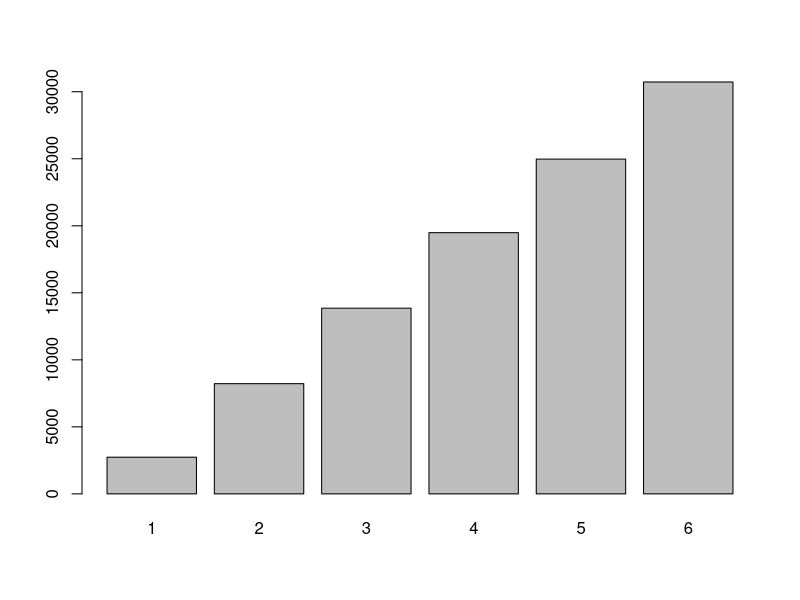
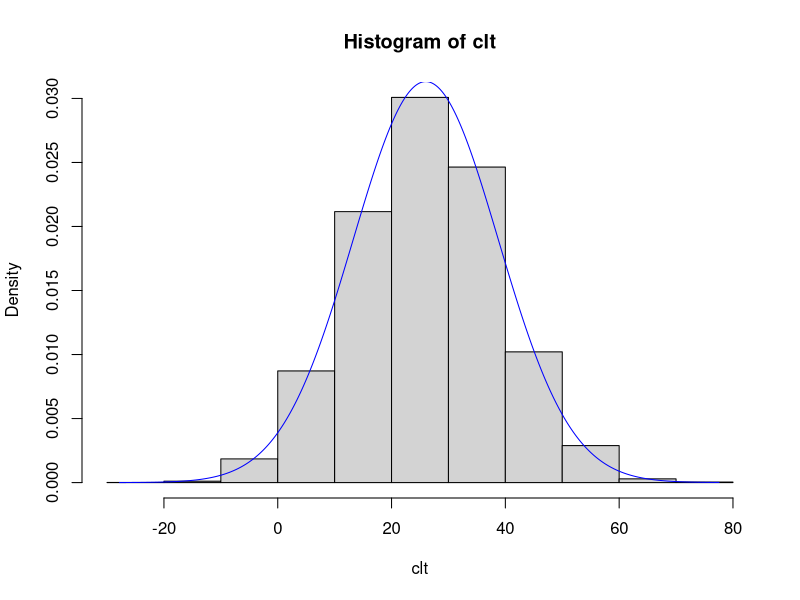
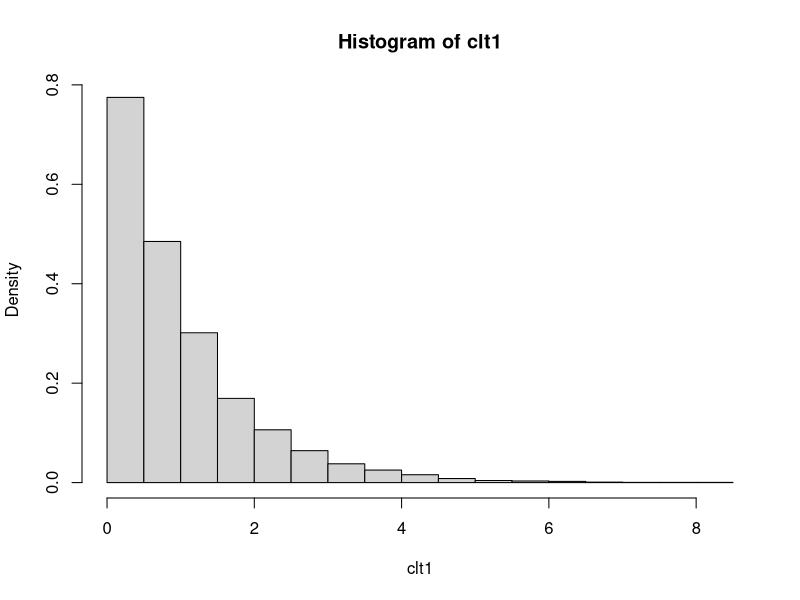
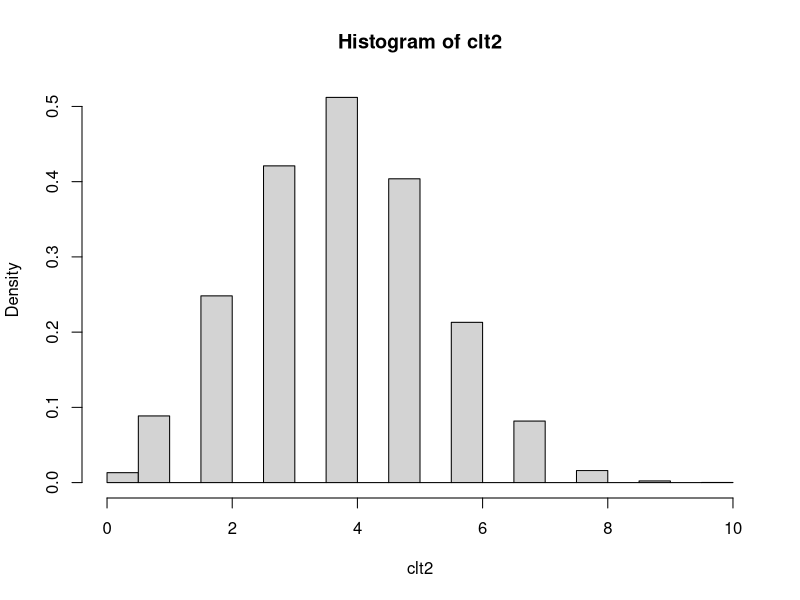
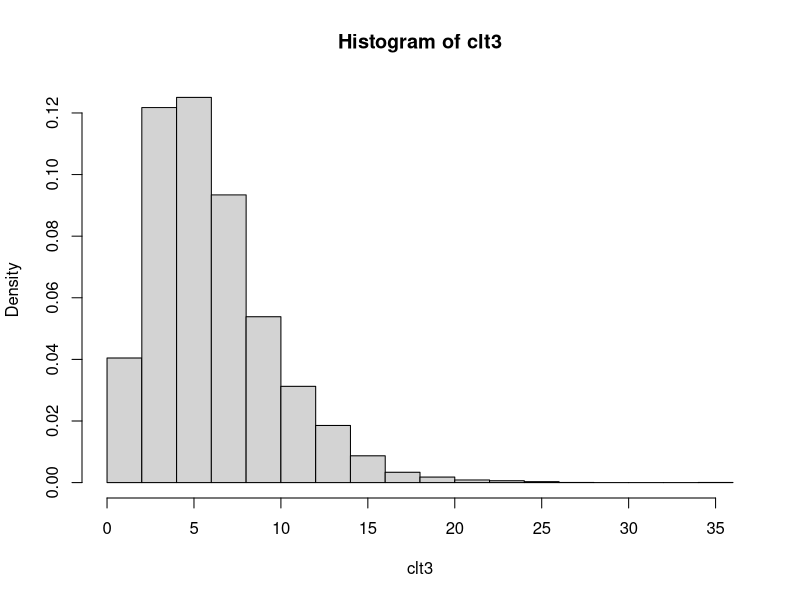
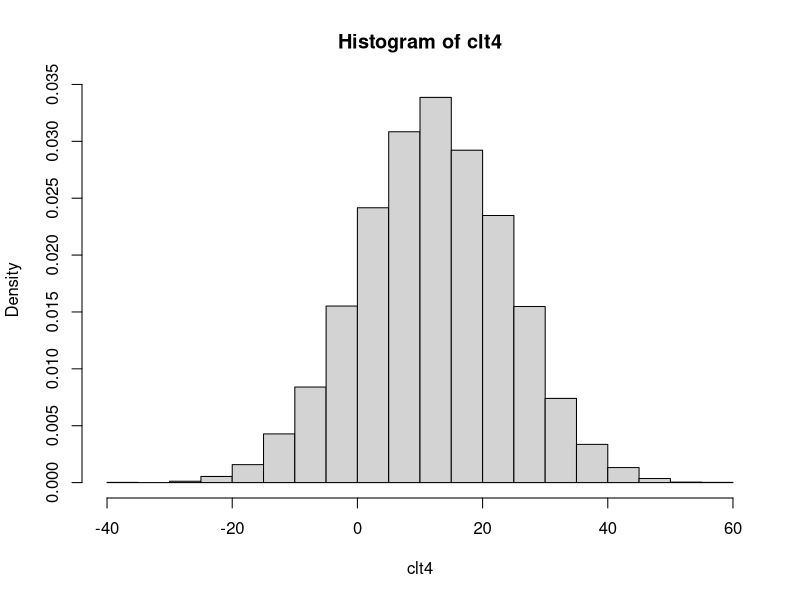
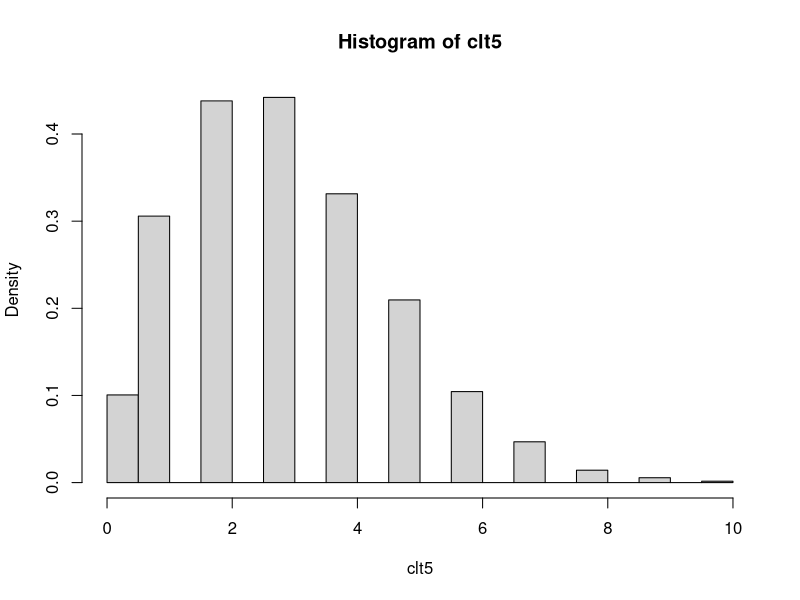
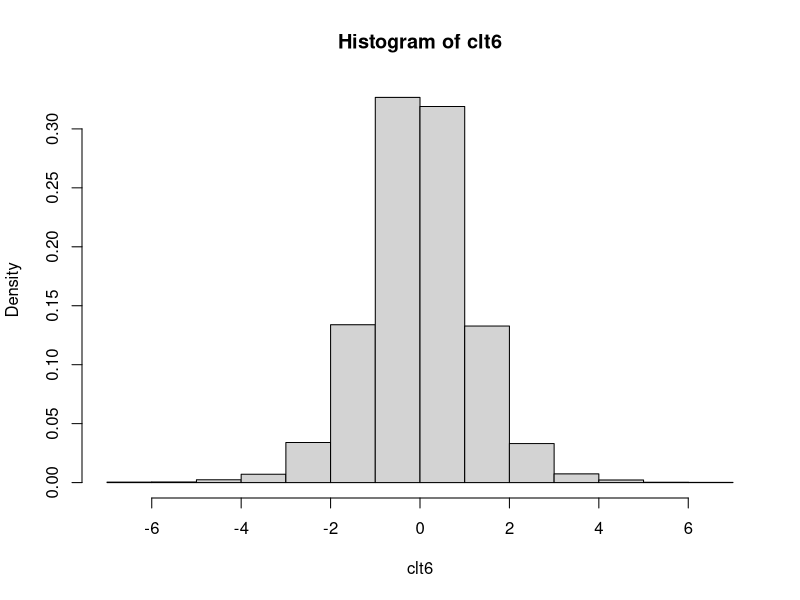

The R script that drew these images, in order:
## ---- chunk 1
library(tidyverse)
## ---- chunk 2
data()
## ---- chunk 3
sample(5) #sample without replacement

# or generate a random permutation of a vector:
dat <- c(10,12,18,16,18,9)
sample(dat)

# bootstrap resampling: sampling the same number of items WITH replacement. The bootstrap method is a resampling technique used to estimate statistics on a population by sampling a dataset with replacement. 
sample(dat, replace = TRUE) 

rm(dat)

sample(state.abb, size = 10)

# Using 1:6 and size=1, we can simulate the roll of a die:
sample(1:6, size=1)

# We can simulate the roll of a die 100 times by setting size=100 and
# replace=TRUE
sample(1:6, size=100, replace=TRUE)

# sample produces a vector, so we can manipulate it as we would any other 
# vector. For example, simulate a 100 die rolls and tally up the totals using
# table() and prop.table():
table(sample(1:6, size=100, replace=TRUE))
prop.table(table(sample(1:6, size=100, replace=TRUE)))

table(sample(state.abb, size = 1000, replace = TRUE))
prop.table(table(sample(state.abb, size = 1000, replace = TRUE)))

# using the forward-pipe operator: %>% 
library(magrittr)
sample(1:6, size=100, replace=TRUE) %>% table() %>% prop.table()

# Or simulate rolling two dice and summing the total:
sum(sample(1:6, size=2, replace=TRUE))

# same thing with %>% 
sample(6, size=2, replace=TRUE) %>% sum()

# simulate rolling two dice 100 times by updating the sample "space"
sample(2:12, size=100, replace=TRUE)

# proportion of "snake-eyes" in 1000 rolls
mean(sample(2:12, size = 1000, replace = TRUE) == 2)
## ---- chunk 4
# Roll 2 dice and keep the largest number, 10,000 times:
rolls <- replicate(n=1e5, expr = max(sample(1:6, size=2, replace=TRUE)))
# calculate proportions:
prop.table(table(rolls))

barplot(table(rolls))

rm(rolls)
## ---- chunk 5
flips <- sample(c("H","T"), 1000, replace=TRUE, prob = c(0.35,0.65))
prop.table(table(flips))

rm(flips)

## ---- chunk 6
uva <- c(11632, 10353) # female, male
round(uva/sum(uva),2)
## ---- chunk 7
students <- sample(c("female","male"), 500, replace=TRUE, prob = c(0.53, 0.47))
prop.table(table(students))

rm(students, uva)
## ---- chunk 8
train <- sample(nrow(iris), size= nrow(iris)/2)

# train is a random sample of numbers from 1 - 365. We can treat these like row numbers.

irisTrain <- iris[train,]
irisTest <- iris[-train,]
# confirm no intersection
dplyr::intersect(irisTrain, irisTest) 

rm(train, irisTest, irisTrain)
## ---- chunk 9
rep(c("M","F"), each=10)
rep(c("M","F"), times=10)
rep(c("M","F"), length.out = 15)
# or just length, for short
rep(c("M","F"), length = 15)
# Notice that all these generated a character vector. To use as a "factor", we would need to wrap it in the factor() function.
factor(rep(c("M","F"), each=10))

# A function specifically for creating factors is the gl() function. gl = 
# "generate levels". Below we generate a factor with 2 levels of 10 each and 
# labels of "M" and "F". Notice the result is a factor.
gl(n = 2, k = 10, labels = c("M","F"))

# A more common occurence is combinations of fixed levels, say gender, 
# education, and status. A function that helps create every combination of 
# levels is expand.grid(). Below we generate every combination of the levels 
# provided for gender, education, and status. Notice the first factors vary
# fastest.
expand.grid(gender=c("M","F"), 
            education=c("HS","College","Advanced"), 
            status=c("Single","Married","Divorced","Widowed"))

# Notice that creates a data frame that we can save:
DF <- expand.grid(gender=c("M","F"), 
            education=c("HS","College","Advanced"), 
            status=c("Single","Married","Divorced","Widowed"))
class(DF)

rm(DF)
## ---- chunk 10
schedule <- expand.grid(thrower=c("Clay","Rod","Kevin"),
            paper=c("18", "20", "24"),
            design=c("a","b","c"),
            rep=1:8)

# Randomize and drop the rep column. The sample(nrow(schedule)) code scrambles the numbers 1 through 216, which I then use to randomly shuffle the schedule of throws.
k <- sample(nrow(schedule))
schedule <- schedule[k,1:3]
head(schedule, n = 10)

# output to csv file for logging "distance flown" data
write.csv(schedule, file="throwLog.csv", row.names=FALSE)

rm(k, schedule)
## ---- chunk 11
# The seq() function allows you to generate sequences of numbers:
seq(from = 0, to = 10, by = 2)

seq(0, 10, 0.2)

# Go backwards
seq(1000, 0, -100)

# The seq() function has a length.out argument that allows you to specify the
# size of the vector you want to create. It automatically calculates the
# increment. We usually just abbreviate to length
seq(1, 10, length = 30)

# The colon operator(:) also allows you to generate regular sequences in steps
# of 1.
1:10

10:-10 # reverse direction

# When used with factors, the colon operator generates an interaction factor:
f1 <- gl(n = 2, k = 3); f1

f2 <- gl(n = 3, k = 2, labels = c("a","b","c")); f2

f1:f2

rm(f1,f2)
## ---- chunk 12
seq_along(100:120)
seq_along(state.abb)

seq_len(12)
## ---- chunk 13
# 10 random draws from N(100,5)
rnorm(n = 10, mean = 100, sd = 5)
## ---- chunk 14
# 10 random draws from b(1,0.5)
# AKA, 10 coin flips (size is the number of trials)
rbinom(n = 10, size = 1, prob = 0.5)

# 10 random draws from b(1,0.8)
# AKA, 10 coin flips with a coin loaded Heads (or Tails) 80% of time
rbinom(n = 10, size = 1, prob = 0.8)

# 10 random draws from b(10,0.5)
# AKA, 10 results of 10 coin flips
rbinom(n = 10, size = 10, prob = 0.5)

# We can use a binomial distribution to simulate dichotmous answers such as 
# Yes/No or success/fail. Simulate a vector of responses where respondents are 65% likely to say Yes (1) versus No (0)
rbinom(n = 10, size = 1, prob = 0.65)

# could also just use sample
sample(c("Y","N"), size = 10, replace = TRUE, prob = c(.65, .35))
## ---- chunk 15
# 10 random draws from a uniform distribution u(0,100)
runif(10,0,100)

# A uniform distribution can be good for random sampling. Let's say we want to sample about 10% of iris data:
k <- runif(nrow(iris),0,1) # [0,1] interval is default
sbSamp <- iris[k < 0.1, ] # sample about 10% of rows
dim(sbSamp)

# dplyr does this as well without the need for runif; and it's precise in its
# sampling fraction.
sbSamp <- dplyr::sample_frac(iris, 0.1) # sample exactly 10% of rows
dim(sbSamp)

rm(sbSamp, k)
## ---- chunk 16
# alternating random values from N(10,4) and N(100,40)
rnorm(10, mean = c(2,100),sd = c(2,40))

# 30 random draws, 10 each from N(10,4), N(90,4) and N(400,4)
rnorm(30, mean = rep(c(10,90,400),each=10), sd = 4)

# 100 random draws, 50 each from b(5,0.5) and b(50,0.5)
rbinom(n = 100, size = rep(c(5,50),each=50), prob = 0.5)

# Combined with matrix(), one can generate "multiple" random samples from a 
# distribution. For example, draw 5 random samples of size 10 from a N(10,1):
matrix(rnorm(10*5,10,1),ncol=5)
## ---- chunk 17
trtmt <- sample(c("Treated","Untreated"), size = 20, replace = TRUE)
ifelse(trtmt=="Treated", yes = rnorm(20, 10, 1), no = rnorm(20, 20, 1))
## ---- chunk 18
# What about more than two groups?
n <- 200
trtmt <- sample(LETTERS[1:6], size = n, replace = TRUE)

# Say we want to generate differnt Normal data for each group. One way is to do a for-loop with multiple if statements:

val <- numeric(n) # empty vector
for(i in seq_along(trtmt)){
  if(trtmt[i]=="A") val[i] <- rnorm(1, 10, 2)
  else if(trtmt[i]=="B") val[i] <- rnorm(1, 20, 4) 
  else if(trtmt[i]=="C") val[i] <- rnorm(1, 30, 6) 
  else if(trtmt[i]=="D") val[i] <- rnorm(1, 40, 8) 
  else if(trtmt[i]=="E") val[i] <- rnorm(1, 50, 10) 
  else val[i] <- rnorm(1, 60, 12) 
}
val
## ---- chunk 19
dat <- data.frame(g=LETTERS[1:6],mean=seq(10,60,10),sd=seq(2,12,2))

dat
## ---- chunk 20
iris[c(1,1,1,1,1),]
## ---- chunk 21
n <- 200
k <- sample(1:6, n, replace = TRUE)
dat <- dat[k,]

str(dat)

# Now generate our data for each group using ONE call to rnorm.
dat$vals <- rnorm(n, mean=dat$mean, sd=dat$sd)
head(dat)
## ---- chunk 22
# sum 6 values from 6 different distributions (sample size = 6)
n <- 1e4 # simulate 1000 times
clt  <- rexp(n, rate = 1) + rbinom(n,10,0.4) + rchisq(n,df = 6) + 
  rnorm(n, 12, 12) + rpois(n, lambda = 3) + rt(n, df = 7)
hist(clt, freq=FALSE)

# overlay a normal density curve
X <- seq(min(clt),max(clt),length = 500)       # x
Y <- dnorm(X, mean = mean(clt), sd = sd(clt))  # f(x) = dnorm
lines(X,Y,type = "l", col="blue") # plot (x,y) coordinates as a "blue" line ("l")

rm(X, Y, clt)
## ---- chunk 23
clt1  <- rexp(n, rate = 1)
hist(clt1, freq=FALSE)

clt2  <- rbinom(n,10,0.4)
hist(clt2, freq=FALSE)

clt3  <- rchisq(n,df = 6)
hist(clt3, freq=FALSE)

clt4  <-rnorm(n, 12, 12) 
hist(clt4, freq=FALSE)

clt5  <- rpois(n, lambda = 3)
hist(clt5, freq=FALSE)

clt6  <- rt(n, df = 7)
hist(clt6, freq=FALSE)

# All of this base R graphing is clunky and doesn't lend itself to modification as well as ggplot() figures.

library(tidyverse)
df <- data.frame(clt1, clt2, clt3, clt4, clt5, clt6)

df %>% ggplot(aes(clt3)) +
  geom_histogram(bins = 30)

df %>% 
  ggplot(aes(clt3)) +
  geom_density()
## ---- chunk 24
set.seed(1)
df1 <- data.frame(PF = 10*rnorm(1000))
ggplot(df1, aes(x = PF)) + 
    geom_histogram(aes(y =..density..),
                   breaks = seq(-40, 40, by = 5), 
                   colour = "black", 
                   fill = "white") +
stat_function(fun = dnorm, args = list(mean = mean(df1$PF), sd = sd(df1$PF)), color = "blue") 
## ---- chunk 25
ggplot(df, aes(x = clt3)) + 
    geom_histogram(aes(y =..density..),
                   breaks = seq(0, 30, by = 1), 
                   colour = "black", 
                   fill = "white") +
stat_function(fun = dchisq, args = list(df = 6), color = "blue") + 
  labs(title = "chi-squared distribution")
## ---- chunk 26
ggplot(df, aes(x = clt1)) + 
    geom_histogram(aes(y =..density..),
                   breaks = seq(0, 8, by = .5), 
                   colour = "black", 
                   fill = "white") +
stat_function(fun = dexp, args = list(rate = 1), color = "blue") + 
  labs(title = "exponential distribution")
